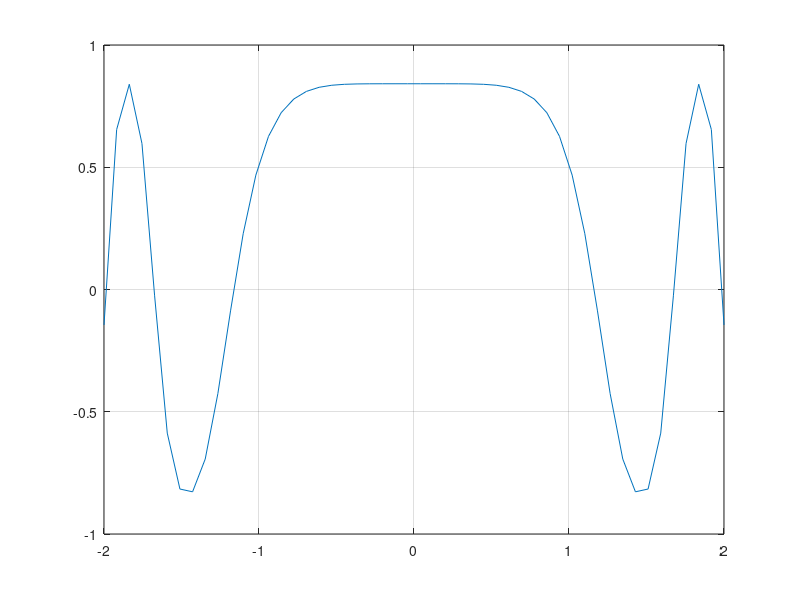

The MATLAB script that drew this image:
function app_root
%plot the function 
a = -2;
b = 2;
x = linspace(a, b, 50);
y = f(x);
plot(x, y);
grid on;

%
epsilon = 0.01;
a = -1.2;
b= 1.2;
x = linspace(a, b, 9);
r_app = approot(x, epsilon);
disp (r_app);




end 

function y = f(x)
%return the value of the function
y=sin(cos(x.^3));

end

function r_app = approot(x, epsilon)
y = f(x);
yrange = max(y) - min(y);
epsilon2 = yrange*epsilon;

n = length(x);
x(n+1) = x(n);
y(n+1) = y(n);
%number of the approximation 
m = 0;

for k =2:n
    if y(k-1)*y(k)<=0
        m = m+1;
        r_app(m) = (x(k-1) + x(k))/2;
    end
    s = (y(k)-y(k-1))*(y(k+1)-y(k));
    if abs(y(k))<epsilon2 && s<=0
        m = m+1;
        r_app(m) = x(k);
    end
end




end